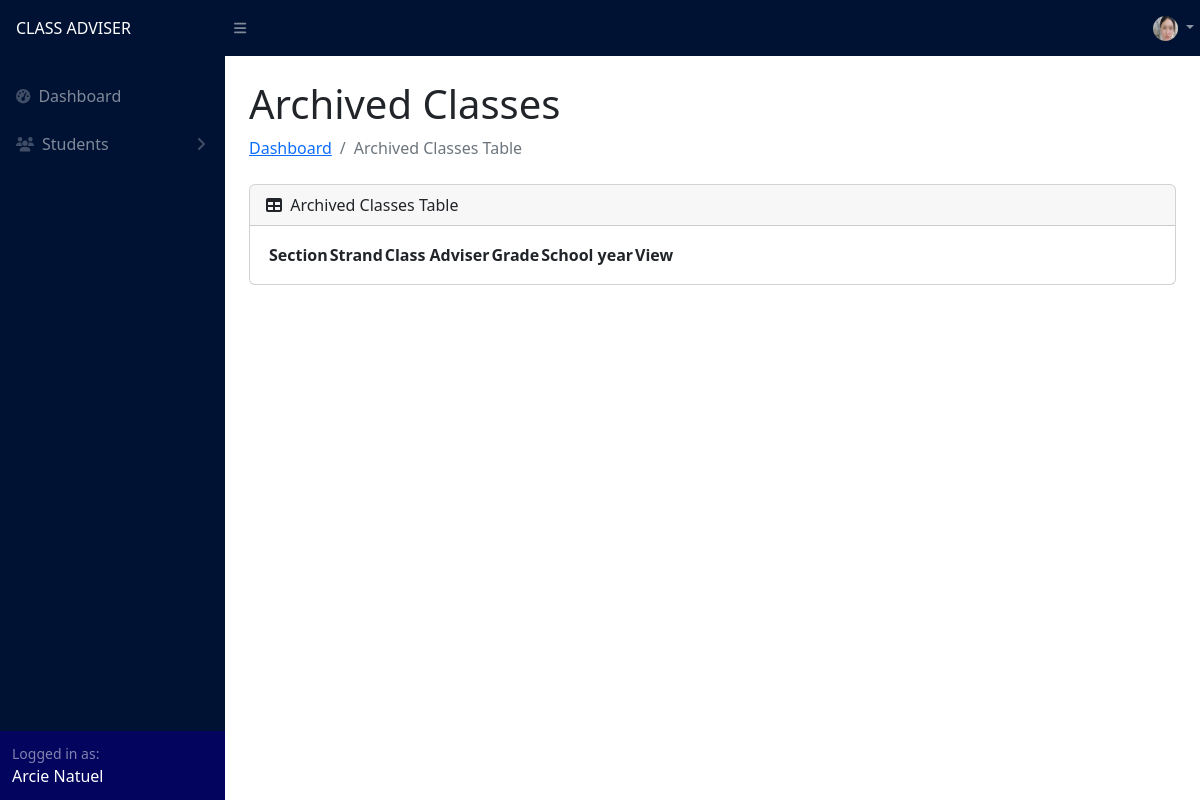
Before: /adviser/archived_classes.php (signed in) with the older database file.
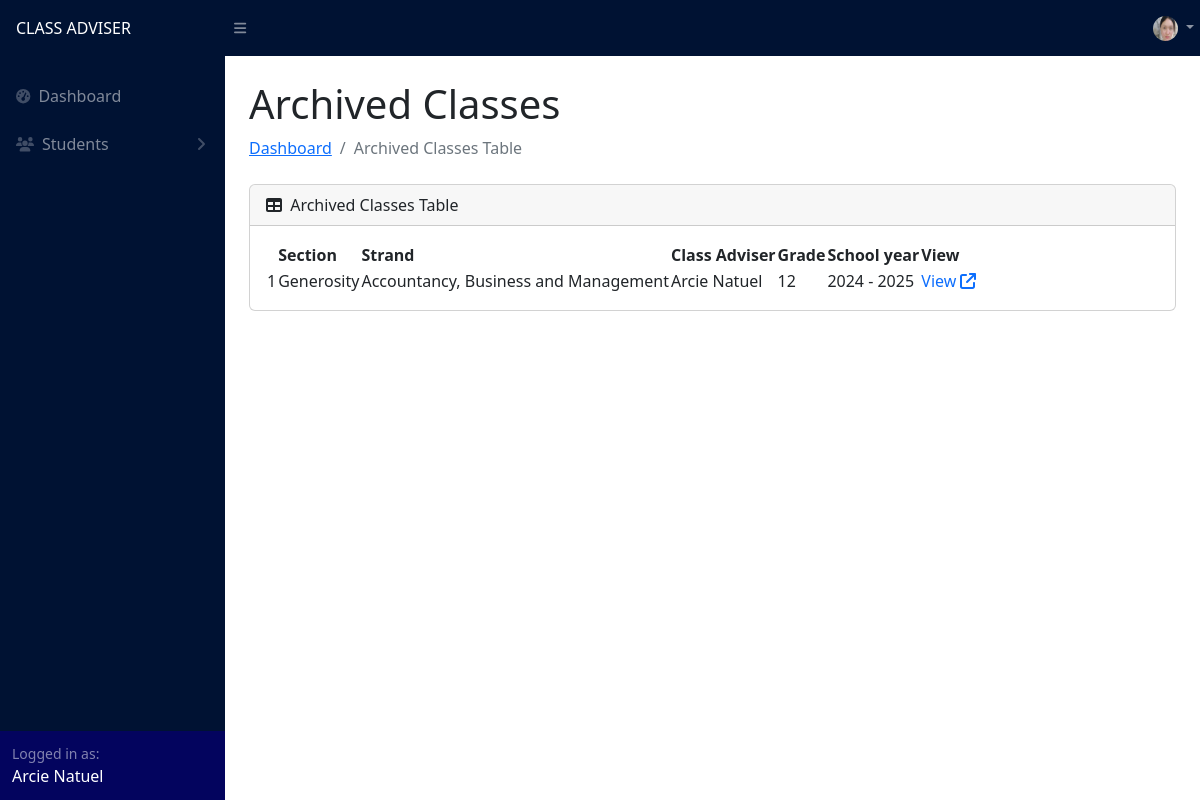
After: the same page with the newer database file.
### tables this page shows
CREATE TABLE `section` (
  `id` int(11) NOT NULL,
  `name` varchar(255) NOT NULL,
  `track` varchar(255) NOT NULL,
  `strand` varchar(255) NOT NULL,
  `grade` int(255) NOT NULL,
  `adviser_id` int(11) NOT NULL,
  `adviser` varchar(255) NOT NULL,
  `school_year_id` int(11) NOT NULL,
  `school_year` varchar(255) NOT NULL,
  `is_archived` tinyint(4) NOT NULL
);

### adviser/archived_classes.php (the view, shortened to what this page needs)
<?php
include("../config.php");
?>
<!DOCTYPE html>
<html lang="en">
<head>
    <link href="https://cdn.jsdelivr.net/npm/simple-datatables@7.1.2/dist/style.min.css" rel="stylesheet" />
    <link href="../css/styles.css" rel="stylesheet" />
</head>
<body class="sb-nav-fixed">
    <?php include("navigation.php") ?>
    <div id="layoutSidenav_content">
        <main>
            <div class="container-fluid px-4">
                <div class="d-flex justify-content-between align-items-center mt-0">
                    <div>
                        <h1 class="mt-4">Archived Classes</h1>
                        <ol class="breadcrumb mb-4">
                            <li class="breadcrumb-item"><a href="dashboard.php">Dashboard</a></li>
                            <li class="breadcrumb-item active">Archived Classes Table</li>
                        </ol>
                    </div>
                </div>
                <div class="card mb-4">
                    <div class="card-header">
                        <i class="fas fa-table me-1"></i>
                        Archived Classes Table
                    </div>
                    <div class="card-body">
                        <table id="datatablesSimple">
                            <thead>
                                <tr>
                                    <th></th>
                                    <th>Section</th>
                                    <th>Strand</th>
                                    <th>Class Adviser</th>
                                    <th>Grade</th>
                                    <th>School year</th>
                                    <th>View</th>
                                </tr>
                            </thead>
                            <tbody>
                                <?php
                                $id = $_SESSION['id'];
                                $archivedSection = "SELECT * FROM `section` WHERE is_archived = 1 AND adviser_id = '$id'";
                                $archivedSectionResult = $conn->query($archivedSection);
                                $archivedSectionCount = 1;
                                while ($archivedSectionRow = $archivedSectionResult->fetch_assoc()) :
                                ?>
                                    <tr>
                                        <td><?php echo $archivedSectionCount ?></td>
                                        <td><?php echo $archivedSectionRow["name"] ?></td>
                                        <td><?php echo $archivedSectionRow["strand"] ?></td>
                                        <td><?php echo $archivedSectionRow["adviser"] ?></td>
                                        <td><?php echo $archivedSectionRow["grade"] ?></td>
                                        <td><?php echo $archivedSectionRow["school_year"] ?></td>
                                        <td>
                                            <a href="archived_student.php?archived_student_id=<?php echo $archivedSectionRow['id'] ?>" style="border: none; background: transparent; text-decoration: none;">
                                                View
                                                <i class="fa-solid fa-arrow-up-right-from-square"></i>
                                            </a>
                                        </td>
                                    </tr>
                                <?php
                                    $archivedSectionCount++;
                                endwhile;
                                ?>
                            </tbody>
                        </table>
                    </div>
                </div>
            </div>
        </main>
    </div>
    </div>
</body>
</html>

Changed rows visible on the page:
now on this page (row edited): section: name "Generosity", strand "Accountancy, Business and Management", adviser "Arcie Natuel", grade "12", school_year "2024 - 2025"
